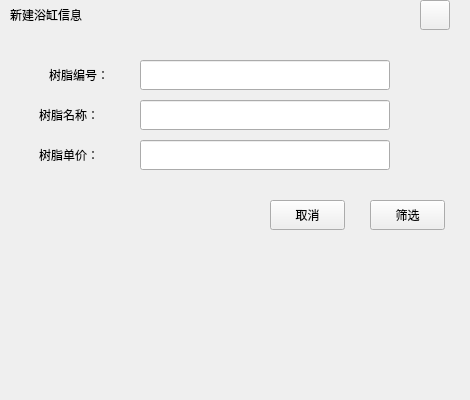
<?xml version="1.0" encoding="UTF-8"?>
<ui version="4.0">
 <class>ResinSele</class>
 <widget class="QWidget" name="ResinSele">
  <property name="geometry">
   <rect>
    <x>0</x>
    <y>0</y>
    <width>470</width>
    <height>400</height>
   </rect>
  </property>
  <property name="windowTitle">
   <string>Form</string>
  </property>
  <widget class="QPushButton" name="CancleBtn">
   <property name="geometry">
    <rect>
     <x>270</x>
     <y>200</y>
     <width>75</width>
     <height>30</height>
    </rect>
   </property>
   <property name="text">
    <string>取消</string>
   </property>
  </widget>
  <widget class="QPushButton" name="CloseBtn">
   <property name="geometry">
    <rect>
     <x>420</x>
     <y>0</y>
     <width>30</width>
     <height>30</height>
    </rect>
   </property>
   <property name="text">
    <string/>
   </property>
  </widget>
  <widget class="QLineEdit" name="ResinPrice">
   <property name="geometry">
    <rect>
     <x>140</x>
     <y>140</y>
     <width>250</width>
     <height>30</height>
    </rect>
   </property>
  </widget>
  <widget class="QPushButton" name="SeleBtn">
   <property name="geometry">
    <rect>
     <x>370</x>
     <y>200</y>
     <width>75</width>
     <height>30</height>
    </rect>
   </property>
   <property name="text">
    <string>筛选</string>
   </property>
  </widget>
  <widget class="QLabel" name="InerLab">
   <property name="geometry">
    <rect>
     <x>50</x>
     <y>80</y>
     <width>401</width>
     <height>231</height>
    </rect>
   </property>
   <property name="styleSheet">
    <string notr="true"/>
   </property>
   <property name="text">
    <string/>
   </property>
  </widget>
  <widget class="QLabel" name="UserLab_3">
   <property name="geometry">
    <rect>
     <x>49</x>
     <y>60</y>
     <width>91</width>
     <height>30</height>
    </rect>
   </property>
   <property name="text">
    <string>树脂编号：</string>
   </property>
  </widget>
  <widget class="QLabel" name="label">
   <property name="geometry">
    <rect>
     <x>10</x>
     <y>0</y>
     <width>151</width>
     <height>30</height>
    </rect>
   </property>
   <property name="text">
    <string>新建浴缸信息</string>
   </property>
  </widget>
  <widget class="QLabel" name="UserLab_2">
   <property name="geometry">
    <rect>
     <x>39</x>
     <y>140</y>
     <width>101</width>
     <height>30</height>
    </rect>
   </property>
   <property name="text">
    <string>树脂单价：</string>
   </property>
  </widget>
  <widget class="QLineEdit" name="ResinID">
   <property name="geometry">
    <rect>
     <x>140</x>
     <y>60</y>
     <width>250</width>
     <height>30</height>
    </rect>
   </property>
  </widget>
  <widget class="QLabel" name="UserLab_1">
   <property name="geometry">
    <rect>
     <x>39</x>
     <y>100</y>
     <width>101</width>
     <height>30</height>
    </rect>
   </property>
   <property name="text">
    <string>树脂名称：</string>
   </property>
  </widget>
  <widget class="QLineEdit" name="ResinName">
   <property name="geometry">
    <rect>
     <x>140</x>
     <y>100</y>
     <width>250</width>
     <height>30</height>
    </rect>
   </property>
  </widget>
  <widget class="QLabel" name="TitleLab">
   <property name="geometry">
    <rect>
     <x>0</x>
     <y>10</y>
     <width>461</width>
     <height>31</height>
    </rect>
   </property>
   <property name="text">
    <string/>
   </property>
  </widget>
  <zorder>TitleLab</zorder>
  <zorder>InerLab</zorder>
  <zorder>CancleBtn</zorder>
  <zorder>CloseBtn</zorder>
  <zorder>ResinPrice</zorder>
  <zorder>SeleBtn</zorder>
  <zorder>UserLab_3</zorder>
  <zorder>label</zorder>
  <zorder>UserLab_2</zorder>
  <zorder>ResinID</zorder>
  <zorder>UserLab_1</zorder>
  <zorder>ResinName</zorder>
 </widget>
 <resources/>
 <connections/>
</ui>
